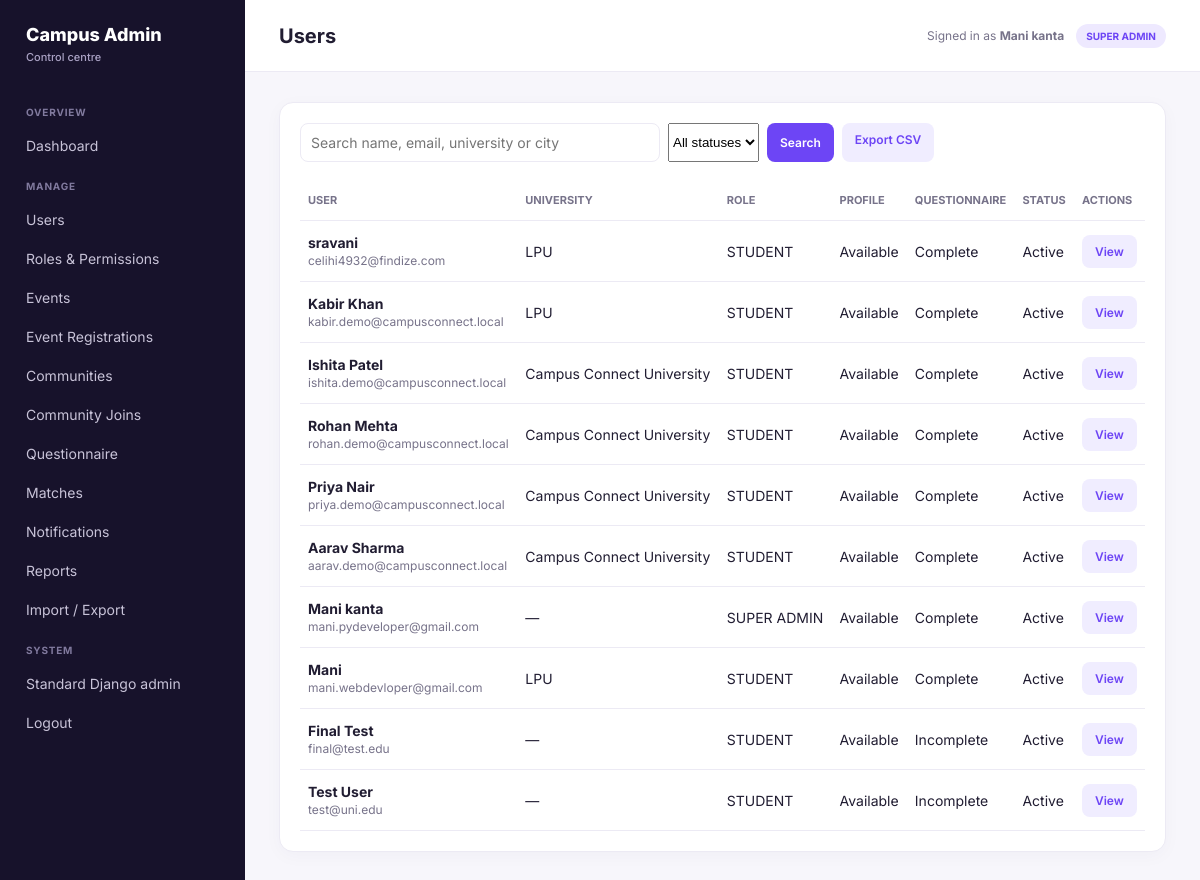
The app's page /admin-dashboard/users/ (signed in) with its own data.
### accounts/models.py (models this page shows, shortened)
class User(AbstractUser):
    id = models.UUIDField(primary_key=True, default=uuid.uuid4, editable=False)
    username = None  # Not used; authentication via email
    email = models.EmailField('Email Address', unique=True)
    first_name = models.CharField('First Name', max_length=150, blank=True)
    last_name = models.CharField('Last Name', max_length=150, blank=True)
    is_verified = models.BooleanField('Verified', default=False)
    created_at = models.DateTimeField(auto_now_add=True)
    updated_at = models.DateTimeField(auto_now=True)
    USERNAME_FIELD = 'email'
    REQUIRED_FIELDS = ['first_name', 'last_name']
    objects = UserManager()
    class Meta:
        db_table = 'accounts_user'
        ordering = ['-created_at']

### profiles/models.py (models this page shows, shortened)
class Profile(models.Model):
    id = models.UUIDField(primary_key=True, default=uuid.uuid4, editable=False)
    user = models.OneToOneField(settings.AUTH_USER_MODEL, on_delete=models.CASCADE, related_name='profile')
    university = models.CharField(max_length=200, blank=True)
    major = models.CharField(max_length=200, blank=True)
    year = models.CharField(max_length=50, blank=True)
    age = models.PositiveSmallIntegerField(null=True, blank=True)
    city = models.CharField(max_length=100, blank=True)
    gender = models.CharField(max_length=40, blank=True)
    languages = models.CharField(max_length=300, blank=True)
    bio = models.TextField(blank=True, max_length=500)
    interests = models.CharField(max_length=300, blank=True)
    photo = models.ImageField(upload_to='profiles/', blank=True, null=True)
    is_public = models.BooleanField(default=True)
    questionnaire_completed = models.BooleanField(default=False)
    created_at = models.DateTimeField(auto_now_add=True)
    updated_at = models.DateTimeField(auto_now=True)
    class Meta:
        db_table = 'profiles_profile'

### admin_dashboard/views.py (the view)
# urls.py: path('users/', views.users, name='users'),
@dashboard_access
def users(request):
    queryset = User.objects.select_related('profile').prefetch_related('groups').order_by('-created_at')
    term = request.GET.get('q', '').strip()
    if term:
        queryset = queryset.filter(
            Q(first_name__icontains=term) | Q(last_name__icontains=term) |
            Q(email__icontains=term) | Q(profile__university__icontains=term) |
            Q(profile__city__icontains=term)
        )
    status = request.GET.get('status')
    if status == 'active':
        queryset = queryset.filter(is_active=True)
    elif status == 'inactive':
        queryset = queryset.filter(is_active=False)
    page = Paginator(queryset, 20).get_page(request.GET.get('page'))
    return render(request, 'admin_dashboard/users.html', _context(request, page=page, query=term))

### admin_dashboard/permissions.py (called while the page is built)
def dashboard_access(view):
    @wraps(view)
    def wrapped(request, *args, **kwargs):
        if not request.user.is_authenticated or not request.user.is_staff:
            raise PermissionDenied
        return view(request, *args, **kwargs)
    return wrapped

### admin_dashboard/views.py (called while the page is built)
def _role(user):
    if user.is_superuser:
        return 'SUPER ADMIN'
    return user.groups.values_list('name', flat=True).first() or ('ADMIN' if user.is_staff else 'STUDENT')

def _context(request, **extra):
    return {'admin_role': _role(request.user), **extra}

### templates/admin_dashboard/users.html
{% extends "admin_dashboard/base.html" %}{% block title %}Users{% endblock %}{% block heading %}Users{% endblock %}{% block content %}
<div class="panel"><form class="search"><input name="q" value="{{ query }}" placeholder="Search name, email, university or city"><select name="status"><option value="">All statuses</option><option value="active">Active</option><option value="inactive">Inactive</option></select><button class="btn">Search</button><a class="btn secondary" href="{% url 'admin_dashboard:export_users' %}">Export CSV</a></form><div class="table-wrap"><table class="table"><tr><th>User</th><th>University</th><th>Role</th><th>Profile</th><th>Questionnaire</th><th>Status</th><th>Actions</th></tr>{% for user in page %}<tr><td><strong>{{ user.get_full_name|default:user.email }}</strong><br><span class="muted">{{ user.email }}</span></td><td>{{ user.profile.university|default:"—" }}</td><td>{% if user.is_superuser %}SUPER ADMIN{% elif user.is_staff %}ADMIN{% else %}STUDENT{% endif %}</td><td>{{ user.profile|yesno:"Available,Missing" }}</td><td>{{ user.profile.questionnaire_completed|yesno:"Complete,Incomplete" }}</td><td>{{ user.is_active|yesno:"Active,Inactive" }}</td><td><a class="btn secondary" href="{% url 'admin_dashboard:user_detail' user.id %}">View</a></td></tr>{% endfor %}</table></div>{% if page.has_other_pages %}<p class="muted">Page {{ page.number }} of {{ page.paginator.num_pages }} · <a href="?q={{ query }}&page={{ page.next_page_number }}">Next</a></p>{% endif %}</div>
{% endblock %}

### templates/admin_dashboard/base.html (shortened to what this page needs)
<!doctype html>
<html lang="en">
<head>
</head>
<body>
<div class="layout">
  <aside class="sidebar">
    <div class="brand">Campus Admin<small>Control centre</small></div>
    <nav class="nav">
      <div class="nav-title">Overview</div><a href="{% url 'admin_dashboard:dashboard' %}">Dashboard</a>
      <div class="nav-title">Manage</div><a href="{% url 'admin_dashboard:users' %}">Users</a><a href="{% url 'admin_dashboard:roles' %}">Roles & Permissions</a><a href="{% url 'admin_dashboard:events' %}">Events</a><a href="{% url 'admin_dashboard:event_registrations' %}">Event Registrations</a><a href="{% url 'admin_dashboard:communities' %}">Communities</a><a href="{% url 'admin_dashboard:community_joins' %}">Community Joins</a><a href="{% url 'admin_dashboard:questionnaire' %}">Questionnaire</a><a href="{% url 'admin_dashboard:matches' %}">Matches</a><a href="{% url 'admin_dashboard:notifications' %}">Notifications</a><a href="{% url 'admin_dashboard:reports' %}">Reports</a><a href="{% url 'admin_dashboard:questionnaire_import_export' %}">Import / Export</a>
      <div class="nav-title">System</div><a href="/admin/">Standard Django admin</a><form method="post" action="{% url 'logout' %}">{% csrf_token %}<button style="display:block;width:100%;text-align:left;background:none;border:0;color:#c8c3d8;padding:10px 12px;border-radius:9px;font:inherit;cursor:pointer">Logout</button></form>
    </nav>
  </aside>
  <main class="main">
    <header class="topbar"><h1>{% block heading %}Dashboard{% endblock %}</h1><div class="identity"><span>Signed in as <strong>{{ request.user.get_full_name|default:request.user.email }}</strong></span><b class="badge">{{ admin_role }}</b></div></header>
    <section class="content">
      {% block content %}{% endblock %}
    </section>
  </main>
</div>
</body>
</html>

### templates/admin_dashboard/base.html (style rules this page uses)
:root { --purple:#6d45f5;--dark:#17122b;--muted:#77738a;--line:#eceaf4;--bg:#f7f6fb }
* { box-sizing:border-box }
body { margin:0;background:var(--bg);color:#211d32;font:14px Inter,system-ui,sans-serif }
.layout { display:flex;min-height:100vh }
.sidebar { width:245px;background:var(--dark);color:#fff;padding:24px 14px;flex-shrink:0 }
.brand { font-size:18px;font-weight:800;padding:0 12px 28px }
.brand small { display:block;color:#aaa2c4;font-size:11px;font-weight:500;margin-top:5px }
.nav-title { color:#817a9e;text-transform:uppercase;font-size:10px;font-weight:700;padding:14px 12px 7px;letter-spacing:.08em }
.nav a { display:block;color:#c8c3d8;text-decoration:none;padding:10px 12px;border-radius:9px;margin:2px 0 }
.main { flex:1;min-width:0 }
.topbar { height:72px;background:#fff;border-bottom:1px solid var(--line);display:flex;align-items:center;justify-content:space-between;padding:0 34px }
.topbar h1 { font-size:20px;margin:0 }
.identity { display:flex;align-items:center;gap:12px;color:var(--muted);font-size:12px }
.badge { background:#eee9ff;color:var(--purple);border-radius:99px;padding:6px 10px;font-weight:700;font-size:10px }
.content { padding:30px 34px;max-width:1400px }
.stat,.panel { background:#fff;border:1px solid var(--line);border-radius:14px;padding:20px;box-shadow:0 4px 18px #2c205408 }
.muted { color:var(--muted);font-size:12px }
.table-wrap { overflow:auto }
.table { width:100%;border-collapse:collapse }
.table th,.table td { text-align:left;border-bottom:1px solid var(--line);padding:13px 8px;white-space:nowrap }
.table th { font-size:11px;color:var(--muted);text-transform:uppercase }
.btn { display:inline-block;border:0;border-radius:8px;background:var(--purple);color:#fff;padding:9px 13px;text-decoration:none;font:600 12px Inter;cursor:pointer }
.btn.secondary { background:#f0edff;color:var(--purple) }
.search { display:flex;gap:8px;margin-bottom:18px }
.search input,.field input,.field textarea,.field select { border:1px solid var(--line);border-radius:8px;padding:10px;font:inherit;width:100% }
.search input { max-width:360px }

### records on screen
User: user.get_full_name "Mani kanta", get_full_name "Mani kanta", email "mani.pydeveloper@gmail.com", profile.university "—", is_superuser "SUPER ADMIN", profile "Available", profile.questionnaire_completed "Complete", is_active "Active"
User: get_full_name "sravani", email "celihi4932@findize.com", profile.university "LPU", is_superuser "STUDENT", profile "Available", profile.questionnaire_completed "Complete", is_active "Active"
User: get_full_name "Kabir Khan", email "kabir.demo@campusconnect.local", profile.university "LPU", is_superuser "STUDENT", profile "Available", profile.questionnaire_completed "Complete", is_active "Active"
User: get_full_name "Ishita Patel", email "ishita.demo@campusconnect.local", profile.university "Campus Connect University", is_superuser "STUDENT", profile "Available", profile.questionnaire_completed "Complete", is_active "Active"
User: get_full_name "Rohan Mehta", email "rohan.demo@campusconnect.local", profile.university "Campus Connect University", is_superuser "STUDENT", profile "Available", profile.questionnaire_completed "Complete", is_active "Active"
User: get_full_name "Priya Nair", email "priya.demo@campusconnect.local", profile.university "Campus Connect University", is_superuser "STUDENT", profile "Available", profile.questionnaire_completed "Complete", is_active "Active"
User: get_full_name "Aarav Sharma", email "aarav.demo@campusconnect.local", profile.university "Campus Connect University", is_superuser "STUDENT", profile "Available", profile.questionnaire_completed "Complete", is_active "Active"
User: get_full_name "Mani", email "mani.webdevloper@gmail.com", profile.university "LPU", is_superuser "STUDENT", profile "Available", profile.questionnaire_completed "Complete", is_active "Active"
User: get_full_name "Final Test", email "final@test.edu", profile.university "—", is_superuser "STUDENT", profile "Available", profile.questionnaire_completed "Incomplete", is_active "Active"
User: get_full_name "Test User", email "test@uni.edu", profile.university "—", is_superuser "STUDENT", profile "Available", profile.questionnaire_completed "Incomplete", is_active "Active"

### other values on screen
{{ admin_role }} "SUPER ADMIN"
